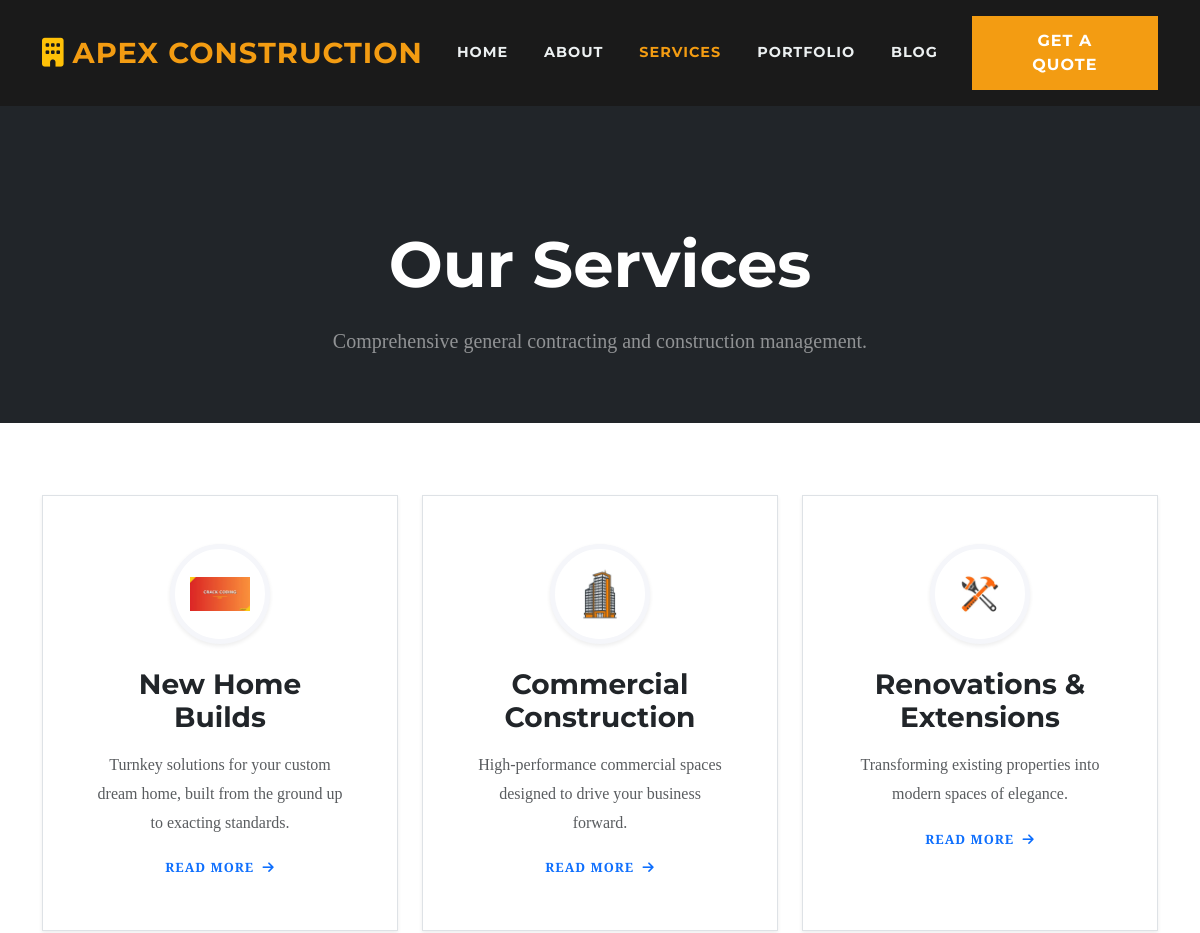
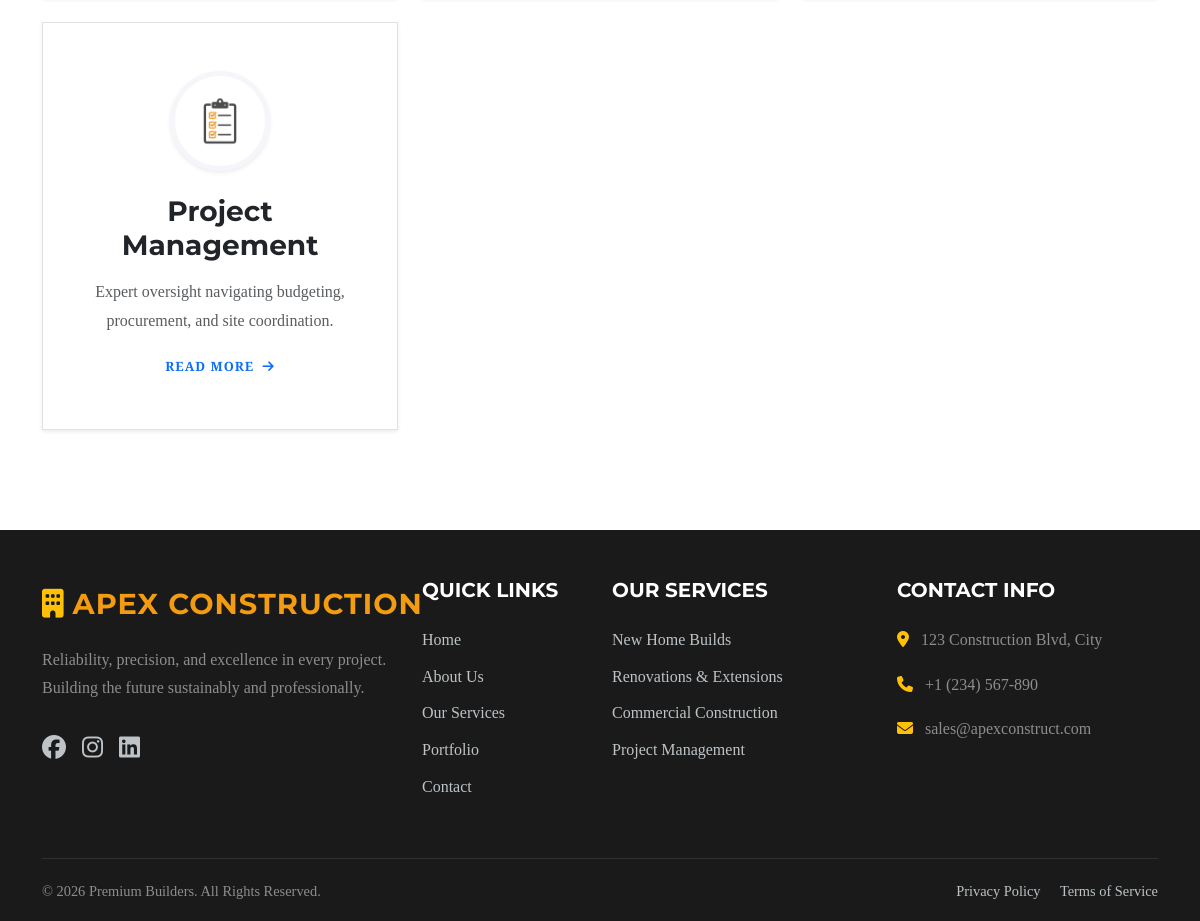
Page /services/ on the committed database (2 pictures, top to bottom).
### core/models.py (models this page shows, shortened)
class SiteSettings(models.Model):
    company_name = models.CharField(max_length=150, default="Premium Builders")
    hero_title = models.CharField(max_length=200, default="Building Excellence, Engineering the Future.")
    hero_subtitle = models.CharField(max_length=300, default="Premium Commercial & Residential Construction Delivered with Precision")
    about_snippet = models.TextField(default="Reliability, precision, and excellence in every project. Building the future sustainably and professionally.")
    about_page_text = models.TextField(default="Since our founding, we have been committed to delivering projects of the highest quality...")
    contact_phone = models.CharField(max_length=50, default="+1 (234) 567-890")
    contact_email = models.EmailField(default="info@premiumbuilders.com")
    contact_address = models.CharField(max_length=300, default="123 Construction Blvd, City")
    facebook_url = models.URLField(blank=True)
    instagram_url = models.URLField(blank=True)
    linkedin_url = models.URLField(blank=True)
    hero_cta_primary = models.CharField(max_length=50, default="Request a Free Quote")
    hero_cta_secondary = models.CharField(max_length=50, default="View Our Work")
    stat_1_value = models.CharField(max_length=50, default="20+ Years")
    stat_1_label = models.CharField(max_length=50, default="Experience")
    stat_2_value = models.CharField(max_length=50, default="ISO 9001")
    stat_2_label = models.CharField(max_length=50, default="Generated")
    stat_3_value = models.CharField(max_length=50, default="500+")
    stat_3_label = models.CharField(max_length=50, default="Projects Completed")
    stat_4_value = models.CharField(max_length=50, default="100%")
    stat_4_label = models.CharField(max_length=50, default="Safety Record")

class Service(models.Model):
    title = models.CharField(max_length=200)
    slug = models.SlugField(unique=True, blank=True)
    icon_image = models.ImageField(upload_to="services/icons/", blank=True, null=True, help_text="Upload an icon image")
    cover_image = models.ImageField(upload_to="services/", blank=True, null=True)
    short_description = models.TextField()
    full_description = models.TextField()
    order = models.PositiveIntegerField(default=0)
    class Meta:
        ordering = ['order']

### core/views.py (the view)
# urls.py: path('services/', views.services, name='services'),
def services(request):
    services = Service.objects.all().order_by('order')
    return render(request, 'core/services.html', {'services': services})

### core/context_processors.py (called while the page is built)
def site_settings(request):
    try:
        settings = SiteSettings.objects.first()
        if not settings:
            settings = SiteSettings.objects.create()
    except Exception:
        settings = None
    return {'site_settings': settings}

### templates/core/services.html (shortened to what this page needs)
{% extends 'base.html' %}
{% load static %}
{% block content %}
<section class="section-padding bg-dark text-white text-center pt-5 pb-5">
    <div class="container pt-5 mt-4">
        <h1 class="hero-title fw-bold">Our Services</h1>
        <p class="fs-5 text-white-50">Comprehensive general contracting and construction management.</p>
    </div>
</section>
<section class="section-padding pt-5 bg-gray">
    <div class="container mt-4">
        <div class="row g-4">
            {% for service in services %}
            <div class="col-lg-4 col-md-6">
                <a href="{% url 'service_detail' service.slug %}" class="text-decoration-none text-dark">
                    <div class="service-card bg-white h-100 shadow-sm p-5 border text-center js-scroll slide-up">
                        <div class="mb-4 d-flex justify-content-center">
                            <div class="service-icon-circle shadow-sm">
                                {% if service.icon_image %}
                                    <img src="{{ service.icon_image.url }}" alt="{{ service.title }}">
                                {% else %}
                                    <i class="fas fa-hammer text-warning"></i>
                                {% endif %}
                            </div>
                        </div>
                        <h3 class="fw-bold mb-3">{{ service.title }}</h3>
                        <p class="text-muted">{{ service.short_description }}</p>
                        <span class="text-primary fw-bold text-uppercase mt-auto" style="font-size: 0.8rem; letter-spacing: 1px;">Read More <i class="fas fa-arrow-right ms-1"></i></span>
                    </div>
                </a>
            </div>
            {% empty %}
            <div class="col-12 text-center py-5">
                <p class="text-muted fs-4">Services list coming soon.</p>
            </div>
            {% endfor %}
        </div>
    </div>
</section>
{% endblock %}

### templates/includes/navbar.html (shortened to what this page needs)
<nav class="navbar navbar-expand-lg sticky-top navbar-dark" style="background-color: var(--bg-dark);">
    <div class="container">
        <a class="navbar-brand" href="{% url 'home' %}">
            <i class="fas fa-building text-warning me-2"></i>{{ site_settings.company_name|upper }}
        </a>
        <div class="collapse navbar-collapse" id="navbarNav">
            <ul class="navbar-nav ms-auto mb-2 mb-lg-0 align-items-center">
                <li class="nav-item">
                    <a class="nav-link {% if request.resolver_match.url_name == 'home' %}active{% endif %}" href="{% url 'home' %}">Home</a>
                </li>
                <li class="nav-item">
                    <a class="nav-link {% if request.resolver_match.url_name == 'about' %}active{% endif %}" href="{% url 'about' %}">About</a>
                </li>
                <li class="nav-item">
                    <a class="nav-link {% if request.resolver_match.url_name == 'services' %}active{% endif %}" href="{% url 'services' %}">Services</a>
                </li>
                <li class="nav-item">
                    <a class="nav-link {% if request.resolver_match.url_name == 'portfolio' %}active{% endif %}" href="{% url 'portfolio' %}">Portfolio</a>
                </li>
                <li class="nav-item">
                    <a class="nav-link {% if request.resolver_match.url_name == 'blog' %}active{% endif %}" href="{% url 'blog' %}">Blog</a>
                </li>
                <li class="nav-item ms-lg-3 mt-3 mt-lg-0">
                    <a class="btn btn-primary" href="{% url 'contact' %}">Get a Quote</a>
                </li>
            </ul>
        </div>
    </div>
</nav>

### templates/includes/footer.html
<footer class="pt-5 pb-3 mt-auto">
    <div class="container">
        <div class="row gy-4">
            <div class="col-lg-4 col-md-6 mb-4 mb-lg-0">
                <a class="navbar-brand mb-3 d-block" href="{% url 'home' %}">
                    <i class="fas fa-building text-warning me-2"></i>{{ site_settings.company_name|upper }}
                </a>
                <p class="text-white-50">{{ site_settings.about_snippet }}</p>
                <div class="d-flex gap-3 mt-4">
                    <a href="#" class="fs-4"><i class="fab fa-facebook"></i></a>
                    <a href="#" class="fs-4"><i class="fab fa-instagram"></i></a>
                    <a href="#" class="fs-4"><i class="fab fa-linkedin"></i></a>
                </div>
            </div>
            <div class="col-lg-2 col-md-6 mb-4 mb-lg-0">
                <h5 class="text-white text-uppercase mb-4">Quick Links</h5>
                <ul class="list-unstyled">
                    <li class="mb-2"><a href="{% url 'home' %}">Home</a></li>
                    <li class="mb-2"><a href="{% url 'about' %}">About Us</a></li>
                    <li class="mb-2"><a href="{% url 'services' %}">Our Services</a></li>
                    <li class="mb-2"><a href="{% url 'portfolio' %}">Portfolio</a></li>
                    <li class="mb-2"><a href="{% url 'contact' %}">Contact</a></li>
                </ul>
            </div>
            <div class="col-lg-3 col-md-6 mb-4 mb-lg-0">
                <h5 class="text-white text-uppercase mb-4">Our Services</h5>
                <ul class="list-unstyled">
                    <li class="mb-2"><a href="#">New Home Builds</a></li>
                    <li class="mb-2"><a href="#">Renovations & Extensions</a></li>
                    <li class="mb-2"><a href="#">Commercial Construction</a></li>
                    <li class="mb-2"><a href="#">Project Management</a></li>
                </ul>
            </div>
            <div class="col-lg-3 col-md-6">
                <h5 class="text-white text-uppercase mb-4">Contact Info</h5>
                <ul class="list-unstyled text-white-50">
                    <li class="mb-3"><i class="fas fa-map-marker-alt me-2 text-warning"></i> {{ site_settings.contact_address }}</li>
                    <li class="mb-3"><i class="fas fa-phone me-2 text-warning"></i> <a href="tel:{{ site_settings.contact_phone }}" class="text-white-50">{{ site_settings.contact_phone }}</a></li>
                    <li class="mb-3"><i class="fas fa-envelope me-2 text-warning"></i> <a href="mailto:{{ site_settings.contact_email }}" class="text-white-50">{{ site_settings.contact_email }}</a></li>
                </ul>
            </div>
        </div>
        <div class="footer-bottom">
            <div class="row align-items-center">
                <div class="col-md-6 text-md-start mb-3 mb-md-0 text-white-50">
                    &copy; {% now "Y" %} Premium Builders. All Rights Reserved.
                </div>
                <div class="col-md-6 text-md-end text-white-50">
                    <a href="#" class="me-3">Privacy Policy</a>
                    <a href="#">Terms of Service</a>
                </div>
            </div>
        </div>
    </div>
</footer>

### static/css/style.css (style rules this page uses)
:root { --primary-color: #f39c12; --secondary-color: #34495e; --bg-dark: #1a1a1a; --bg-gray: #f5f6fa; --text-dark: #2c3e50; --text-light: #ecf0f1; }
body { font-family: 'PT Serif', serif; color: var(--text-dark); line-height: 1.8; overflow-x: hidden; }
h1, h2, h3, h4, h5, h6, .navbar-brand, .btn, .nav-link { font-family: 'Montserrat', sans-serif; font-weight: 700; }
.navbar { background-color: var(--bg-dark); padding: 1rem 0; transition: all 0.3s ease; }
.navbar-brand { font-size: 1.8rem; color: var(--primary-color) !important; letter-spacing: 1px; }
.nav-link { color: var(--text-light) !important; text-transform: uppercase; font-size: 0.9rem; letter-spacing: 1px; margin: 0 10px; transition: color 0.3s ease; }
.nav-link:hover, .nav-link.active { color: var(--primary-color) !important; }
.btn-primary { background-color: var(--primary-color); border-color: var(--primary-color); border-radius: 0; padding: 12px 30px; text-transform: uppercase; letter-spacing: 1px; transition: all 0.3s ease; }
.section-padding { padding: 100px 0; }
.hero-title { font-size: 4rem; margin-bottom: 20px; animation: fadeInDown 1s ease-out; }
footer { background-color: var(--bg-dark); color: var(--text-light); padding: 60px 0 20px; }
footer a { color: #bdc3c7; text-decoration: none; transition: color 0.3s; }
.footer-bottom { margin-top: 40px; padding-top: 20px; border-top: 1px solid rgba(255,255,255,0.1); text-align: center; font-size: 0.9rem; }
.service-icon-circle { width: 100px; height: 100px; background-color: #ffffff; border: 5px solid var(--bg-gray); border-radius: 50%; display: flex; align-items: center; justify-content: center; overflow: hidden; transition: all 0.3s ease; padding: 15px; position: relative; box-shadow: inset 0 2px 4px rgba(0,0,0,0.05); }
.service-icon-circle img { max-width: 100%; max-height: 100%; object-fit: contain; transition: transform 0.3s ease; }

### rows in the picture
SiteSettings: company_name "APEX CONSTRUCTION", about_snippet "Reliability, precision, and excellence in every project. Building the future sustainably and professionally.", contact_address "123 Construction Blvd, City", contact_phone "+1 (234) 567-890", contact_email "sales@apexconstruct.com"
Service: icon_image (picture), title "New Home Builds", short_description "Turnkey solutions for your custom dream home, built from the ground up to exacting standards."
Service: icon_image (picture), title "Commercial Construction", short_description "High-performance commercial spaces designed to drive your business forward."
Service: icon_image (picture), title "Renovations & Extensions", short_description "Transforming existing properties into modern spaces of elegance."
Service: icon_image (picture), title "Project Management", short_description "Expert oversight navigating budgeting, procurement, and site coordination."
